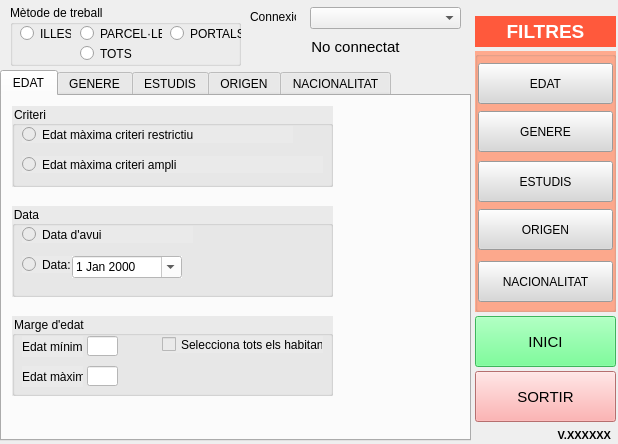
<?xml version="1.0" encoding="UTF-8"?>
<ui version="4.0">
 <class>TaulaResumDialogBase</class>
 <widget class="QDialog" name="TaulaResumDialogBase">
  <property name="enabled">
   <bool>true</bool>
  </property>
  <property name="geometry">
   <rect>
    <x>0</x>
    <y>0</y>
    <width>618</width>
    <height>444</height>
   </rect>
  </property>
  <property name="sizePolicy">
   <sizepolicy hsizetype="Fixed" vsizetype="Fixed">
    <horstretch>0</horstretch>
    <verstretch>0</verstretch>
   </sizepolicy>
  </property>
  <property name="minimumSize">
   <size>
    <width>618</width>
    <height>444</height>
   </size>
  </property>
  <property name="maximumSize">
   <size>
    <width>618</width>
    <height>444</height>
   </size>
  </property>
  <property name="windowTitle">
   <string>TaulaResum</string>
  </property>
  <property name="windowIcon">
   <iconset>
    <normaloff>icon.png</normaloff>icon.png</iconset>
  </property>
  <property name="sizeGripEnabled">
   <bool>false</bool>
  </property>
  <widget class="QTabWidget" name="GrupPestanyes">
   <property name="geometry">
    <rect>
     <x>0</x>
     <y>70</y>
     <width>471</width>
     <height>371</height>
    </rect>
   </property>
   <property name="currentIndex">
    <number>0</number>
   </property>
   <property name="iconSize">
    <size>
     <width>16</width>
     <height>16</height>
    </size>
   </property>
   <widget class="QWidget" name="EDAT">
    <attribute name="title">
     <string>EDAT</string>
    </attribute>
    <widget class="QGroupBox" name="grupCriteri">
     <property name="geometry">
      <rect>
       <x>10</x>
       <y>10</y>
       <width>321</width>
       <height>81</height>
      </rect>
     </property>
     <property name="styleSheet">
      <string notr="true">background-color: rgb(234, 234, 234);</string>
     </property>
     <property name="title">
      <string>Criteri</string>
     </property>
     <widget class="QRadioButton" name="btoEdatRestrictiu">
      <property name="geometry">
       <rect>
        <x>10</x>
        <y>20</y>
        <width>271</width>
        <height>17</height>
       </rect>
      </property>
      <property name="text">
       <string>Edat màxima criteri restrictiu</string>
      </property>
     </widget>
     <widget class="QRadioButton" name="btoEdatAmpli">
      <property name="geometry">
       <rect>
        <x>10</x>
        <y>50</y>
        <width>301</width>
        <height>17</height>
       </rect>
      </property>
      <property name="text">
       <string>Edat màxima criteri ampli</string>
      </property>
     </widget>
    </widget>
    <widget class="QGroupBox" name="grupData">
     <property name="geometry">
      <rect>
       <x>10</x>
       <y>110</y>
       <width>321</width>
       <height>91</height>
      </rect>
     </property>
     <property name="styleSheet">
      <string notr="true">background-color: rgb(234, 234, 234);</string>
     </property>
     <property name="title">
      <string>Data</string>
     </property>
     <widget class="QRadioButton" name="btoDataAvui">
      <property name="geometry">
       <rect>
        <x>10</x>
        <y>20</y>
        <width>171</width>
        <height>17</height>
       </rect>
      </property>
      <property name="text">
       <string>Data d'avui</string>
      </property>
     </widget>
     <widget class="QRadioButton" name="btoData">
      <property name="geometry">
       <rect>
        <x>10</x>
        <y>50</y>
        <width>61</width>
        <height>17</height>
       </rect>
      </property>
      <property name="text">
       <string>Data:</string>
      </property>
     </widget>
     <widget class="QDateEdit" name="data">
      <property name="geometry">
       <rect>
        <x>60</x>
        <y>50</y>
        <width>110</width>
        <height>22</height>
       </rect>
      </property>
      <property name="autoFillBackground">
       <bool>true</bool>
      </property>
      <property name="styleSheet">
       <string notr="true">background-color: rgb(255, 255, 255);
color: rgb(0, 0, 0);</string>
      </property>
      <property name="calendarPopup">
       <bool>true</bool>
      </property>
     </widget>
    </widget>
    <widget class="QGroupBox" name="grupMarge">
     <property name="geometry">
      <rect>
       <x>10</x>
       <y>220</y>
       <width>321</width>
       <height>80</height>
      </rect>
     </property>
     <property name="styleSheet">
      <string notr="true">background-color: rgb(234, 234, 234);</string>
     </property>
     <property name="title">
      <string>Marge d'edat</string>
     </property>
     <widget class="QLineEdit" name="txtEdatMin">
      <property name="geometry">
       <rect>
        <x>75</x>
        <y>20</y>
        <width>31</width>
        <height>20</height>
       </rect>
      </property>
      <property name="styleSheet">
       <string notr="true">background-color: rgb(255, 255, 255);</string>
      </property>
     </widget>
     <widget class="QLabel" name="label_4">
      <property name="geometry">
       <rect>
        <x>10</x>
        <y>20</y>
        <width>61</width>
        <height>21</height>
       </rect>
      </property>
      <property name="text">
       <string>Edat mínima</string>
      </property>
     </widget>
     <widget class="QLabel" name="label_5">
      <property name="geometry">
       <rect>
        <x>10</x>
        <y>50</y>
        <width>61</width>
        <height>21</height>
       </rect>
      </property>
      <property name="text">
       <string>Edat màxima</string>
      </property>
     </widget>
     <widget class="QLineEdit" name="txtEdatMax">
      <property name="enabled">
       <bool>true</bool>
      </property>
      <property name="geometry">
       <rect>
        <x>75</x>
        <y>50</y>
        <width>31</width>
        <height>20</height>
       </rect>
      </property>
      <property name="styleSheet">
       <string notr="true">background-color: rgb(255, 255, 255);</string>
      </property>
     </widget>
     <widget class="QCheckBox" name="Tots_els_habitants">
      <property name="geometry">
       <rect>
        <x>150</x>
        <y>20</y>
        <width>161</width>
        <height>17</height>
       </rect>
      </property>
      <property name="text">
       <string>Selecciona tots els habitants</string>
      </property>
     </widget>
    </widget>
   </widget>
   <widget class="QWidget" name="GENERE">
    <attribute name="title">
     <string>GENERE</string>
    </attribute>
    <widget class="QPushButton" name="btoHome">
     <property name="geometry">
      <rect>
       <x>130</x>
       <y>50</y>
       <width>171</width>
       <height>81</height>
      </rect>
     </property>
     <property name="font">
      <font>
       <pointsize>14</pointsize>
       <weight>75</weight>
       <bold>true</bold>
      </font>
     </property>
     <property name="text">
      <string>HOME</string>
     </property>
     <property name="checkable">
      <bool>true</bool>
     </property>
     <property name="autoExclusive">
      <bool>false</bool>
     </property>
    </widget>
    <widget class="QPushButton" name="btoDona">
     <property name="geometry">
      <rect>
       <x>130</x>
       <y>180</y>
       <width>171</width>
       <height>81</height>
      </rect>
     </property>
     <property name="font">
      <font>
       <pointsize>12</pointsize>
       <weight>75</weight>
       <bold>true</bold>
      </font>
     </property>
     <property name="text">
      <string>DONA</string>
     </property>
     <property name="checkable">
      <bool>true</bool>
     </property>
     <property name="autoExclusive">
      <bool>false</bool>
     </property>
    </widget>
   </widget>
   <widget class="QWidget" name="ESTUDIS">
    <attribute name="title">
     <string>ESTUDIS</string>
    </attribute>
    <widget class="QListWidget" name="llistaEstudis">
     <property name="geometry">
      <rect>
       <x>150</x>
       <y>10</y>
       <width>171</width>
       <height>331</height>
      </rect>
     </property>
     <property name="selectionMode">
      <enum>QAbstractItemView::ExtendedSelection</enum>
     </property>
    </widget>
   </widget>
   <widget class="QWidget" name="ORIGEN">
    <attribute name="title">
     <string>ORIGEN</string>
    </attribute>
    <widget class="QRadioButton" name="btoPais">
     <property name="geometry">
      <rect>
       <x>20</x>
       <y>20</y>
       <width>82</width>
       <height>17</height>
      </rect>
     </property>
     <property name="text">
      <string>PAIS</string>
     </property>
    </widget>
    <widget class="QRadioButton" name="btoZones">
     <property name="geometry">
      <rect>
       <x>160</x>
       <y>20</y>
       <width>141</width>
       <height>17</height>
      </rect>
     </property>
     <property name="text">
      <string>ZONES DE CONTINENTS</string>
     </property>
    </widget>
    <widget class="QRadioButton" name="btoEuropa27">
     <property name="geometry">
      <rect>
       <x>330</x>
       <y>20</y>
       <width>121</width>
       <height>20</height>
      </rect>
     </property>
     <property name="text">
      <string>EUROPA DELS 27</string>
     </property>
    </widget>
    <widget class="QListWidget" name="LlistaPais">
     <property name="geometry">
      <rect>
       <x>5</x>
       <y>50</y>
       <width>141</width>
       <height>221</height>
      </rect>
     </property>
     <property name="selectionMode">
      <enum>QAbstractItemView::ExtendedSelection</enum>
     </property>
    </widget>
    <widget class="QListWidget" name="LlistaZonesCont">
     <property name="geometry">
      <rect>
       <x>160</x>
       <y>50</y>
       <width>141</width>
       <height>221</height>
      </rect>
     </property>
     <property name="selectionMode">
      <enum>QAbstractItemView::ExtendedSelection</enum>
     </property>
    </widget>
    <widget class="QLabel" name="label_11">
     <property name="geometry">
      <rect>
       <x>320</x>
       <y>50</y>
       <width>46</width>
       <height>16</height>
      </rect>
     </property>
     <property name="text">
      <string>Alemanya</string>
     </property>
    </widget>
    <widget class="QLabel" name="label_12">
     <property name="geometry">
      <rect>
       <x>320</x>
       <y>70</y>
       <width>46</width>
       <height>16</height>
      </rect>
     </property>
     <property name="text">
      <string>Àustria</string>
     </property>
    </widget>
    <widget class="QLabel" name="label_13">
     <property name="geometry">
      <rect>
       <x>320</x>
       <y>90</y>
       <width>46</width>
       <height>16</height>
      </rect>
     </property>
     <property name="text">
      <string>Bèlgica</string>
     </property>
    </widget>
    <widget class="QLabel" name="label_14">
     <property name="geometry">
      <rect>
       <x>320</x>
       <y>110</y>
       <width>46</width>
       <height>16</height>
      </rect>
     </property>
     <property name="text">
      <string>Bulgària</string>
     </property>
    </widget>
    <widget class="QLabel" name="label_15">
     <property name="geometry">
      <rect>
       <x>320</x>
       <y>150</y>
       <width>61</width>
       <height>16</height>
      </rect>
     </property>
     <property name="text">
      <string>Dinamarca</string>
     </property>
    </widget>
    <widget class="QLabel" name="label_16">
     <property name="geometry">
      <rect>
       <x>320</x>
       <y>170</y>
       <width>61</width>
       <height>16</height>
      </rect>
     </property>
     <property name="text">
      <string>Eslovàquia</string>
     </property>
    </widget>
    <widget class="QLabel" name="label_17">
     <property name="geometry">
      <rect>
       <x>320</x>
       <y>190</y>
       <width>51</width>
       <height>16</height>
      </rect>
     </property>
     <property name="text">
      <string>Eslovènia</string>
     </property>
    </widget>
    <widget class="QLabel" name="label_18">
     <property name="geometry">
      <rect>
       <x>320</x>
       <y>230</y>
       <width>46</width>
       <height>16</height>
      </rect>
     </property>
     <property name="text">
      <string>Estònia</string>
     </property>
    </widget>
    <widget class="QLabel" name="label_19">
     <property name="geometry">
      <rect>
       <x>320</x>
       <y>270</y>
       <width>46</width>
       <height>16</height>
      </rect>
     </property>
     <property name="text">
      <string>França</string>
     </property>
    </widget>
    <widget class="QLabel" name="label_20">
     <property name="geometry">
      <rect>
       <x>320</x>
       <y>250</y>
       <width>46</width>
       <height>16</height>
      </rect>
     </property>
     <property name="text">
      <string>Finlàndia</string>
     </property>
    </widget>
    <widget class="QLabel" name="label_21">
     <property name="geometry">
      <rect>
       <x>320</x>
       <y>210</y>
       <width>46</width>
       <height>16</height>
      </rect>
     </property>
     <property name="text">
      <string>Espanya</string>
     </property>
    </widget>
    <widget class="QLabel" name="label_35">
     <property name="geometry">
      <rect>
       <x>320</x>
       <y>130</y>
       <width>46</width>
       <height>16</height>
      </rect>
     </property>
     <property name="text">
      <string>Croàcia</string>
     </property>
    </widget>
    <widget class="QLabel" name="label_36">
     <property name="geometry">
      <rect>
       <x>320</x>
       <y>310</y>
       <width>46</width>
       <height>16</height>
      </rect>
     </property>
     <property name="text">
      <string>Hongria</string>
     </property>
    </widget>
    <widget class="QLabel" name="label_37">
     <property name="geometry">
      <rect>
       <x>320</x>
       <y>290</y>
       <width>46</width>
       <height>16</height>
      </rect>
     </property>
     <property name="text">
      <string>Grècia</string>
     </property>
    </widget>
    <widget class="QLabel" name="label_38">
     <property name="geometry">
      <rect>
       <x>390</x>
       <y>170</y>
       <width>71</width>
       <height>16</height>
      </rect>
     </property>
     <property name="text">
      <string>Països Baixos</string>
     </property>
    </widget>
    <widget class="QLabel" name="label_39">
     <property name="geometry">
      <rect>
       <x>390</x>
       <y>290</y>
       <width>46</width>
       <height>16</height>
      </rect>
     </property>
     <property name="text">
      <string>Xipre</string>
     </property>
    </widget>
    <widget class="QLabel" name="label_40">
     <property name="geometry">
      <rect>
       <x>390</x>
       <y>230</y>
       <width>46</width>
       <height>16</height>
      </rect>
     </property>
     <property name="text">
      <string>R. Txeca</string>
     </property>
    </widget>
    <widget class="QLabel" name="label_42">
     <property name="geometry">
      <rect>
       <x>390</x>
       <y>50</y>
       <width>46</width>
       <height>16</height>
      </rect>
     </property>
     <property name="text">
      <string>Irlanda</string>
     </property>
    </widget>
    <widget class="QLabel" name="label_43">
     <property name="geometry">
      <rect>
       <x>390</x>
       <y>150</y>
       <width>46</width>
       <height>16</height>
      </rect>
     </property>
     <property name="text">
      <string>Malta</string>
     </property>
    </widget>
    <widget class="QLabel" name="label_44">
     <property name="geometry">
      <rect>
       <x>390</x>
       <y>70</y>
       <width>46</width>
       <height>16</height>
      </rect>
     </property>
     <property name="text">
      <string>Itàlia</string>
     </property>
    </widget>
    <widget class="QLabel" name="label_45">
     <property name="geometry">
      <rect>
       <x>390</x>
       <y>130</y>
       <width>61</width>
       <height>16</height>
      </rect>
     </property>
     <property name="text">
      <string>Luxemburg</string>
     </property>
    </widget>
    <widget class="QLabel" name="label_46">
     <property name="geometry">
      <rect>
       <x>390</x>
       <y>190</y>
       <width>46</width>
       <height>16</height>
      </rect>
     </property>
     <property name="text">
      <string>Polònia</string>
     </property>
    </widget>
    <widget class="QLabel" name="label_47">
     <property name="geometry">
      <rect>
       <x>390</x>
       <y>270</y>
       <width>46</width>
       <height>16</height>
      </rect>
     </property>
     <property name="text">
      <string>Suècia</string>
     </property>
    </widget>
    <widget class="QLabel" name="label_48">
     <property name="geometry">
      <rect>
       <x>390</x>
       <y>90</y>
       <width>46</width>
       <height>16</height>
      </rect>
     </property>
     <property name="text">
      <string>Letònia</string>
     </property>
    </widget>
    <widget class="QLabel" name="label_49">
     <property name="geometry">
      <rect>
       <x>390</x>
       <y>210</y>
       <width>46</width>
       <height>16</height>
      </rect>
     </property>
     <property name="text">
      <string>Portugal</string>
     </property>
    </widget>
    <widget class="QLabel" name="label_50">
     <property name="geometry">
      <rect>
       <x>390</x>
       <y>110</y>
       <width>46</width>
       <height>16</height>
      </rect>
     </property>
     <property name="text">
      <string>Lituània</string>
     </property>
    </widget>
    <widget class="QLabel" name="label_51">
     <property name="geometry">
      <rect>
       <x>390</x>
       <y>250</y>
       <width>51</width>
       <height>16</height>
      </rect>
     </property>
     <property name="text">
      <string>Romania</string>
     </property>
    </widget>
   </widget>
   <widget class="QWidget" name="NACIONALITAT">
    <attribute name="title">
     <string>NACIONALITAT</string>
    </attribute>
    <widget class="QRadioButton" name="btoEuropa27_3">
     <property name="geometry">
      <rect>
       <x>330</x>
       <y>20</y>
       <width>121</width>
       <height>20</height>
      </rect>
     </property>
     <property name="text">
      <string>EUROPA DELS 27</string>
     </property>
    </widget>
    <widget class="QLabel" name="label_52">
     <property name="geometry">
      <rect>
       <x>390</x>
       <y>110</y>
       <width>46</width>
       <height>16</height>
      </rect>
     </property>
     <property name="text">
      <string>Lituània</string>
     </property>
    </widget>
    <widget class="QLabel" name="label_53">
     <property name="geometry">
      <rect>
       <x>320</x>
       <y>190</y>
       <width>51</width>
       <height>16</height>
      </rect>
     </property>
     <property name="text">
      <string>Eslovènia</string>
     </property>
    </widget>
    <widget class="QLabel" name="label_54">
     <property name="geometry">
      <rect>
       <x>320</x>
       <y>110</y>
       <width>46</width>
       <height>16</height>
      </rect>
     </property>
     <property name="text">
      <string>Bulgària</string>
     </property>
    </widget>
    <widget class="QLabel" name="label_55">
     <property name="geometry">
      <rect>
       <x>390</x>
       <y>190</y>
       <width>46</width>
       <height>16</height>
      </rect>
     </property>
     <property name="text">
      <string>Polònia</string>
     </property>
    </widget>
    <widget class="QLabel" name="label_57">
     <property name="geometry">
      <rect>
       <x>320</x>
       <y>70</y>
       <width>46</width>
       <height>16</height>
      </rect>
     </property>
     <property name="text">
      <string>Àustria</string>
     </property>
    </widget>
    <widget class="QLabel" name="label_58">
     <property name="geometry">
      <rect>
       <x>320</x>
       <y>130</y>
       <width>46</width>
       <height>16</height>
      </rect>
     </property>
     <property name="text">
      <string>Croàcia</string>
     </property>
    </widget>
    <widget class="QLabel" name="label_59">
     <property name="geometry">
      <rect>
       <x>320</x>
       <y>50</y>
       <width>46</width>
       <height>16</height>
      </rect>
     </property>
     <property name="text">
      <string>Alemanya</string>
     </property>
    </widget>
    <widget class="QLabel" name="label_60">
     <property name="geometry">
      <rect>
       <x>320</x>
       <y>310</y>
       <width>46</width>
       <height>16</height>
      </rect>
     </property>
     <property name="text">
      <string>Hongria</string>
     </property>
    </widget>
    <widget class="QLabel" name="label_61">
     <property name="geometry">
      <rect>
       <x>390</x>
       <y>250</y>
       <width>51</width>
       <height>16</height>
      </rect>
     </property>
     <property name="text">
      <string>Romania</string>
     </property>
    </widget>
    <widget class="QLabel" name="label_62">
     <property name="geometry">
      <rect>
       <x>390</x>
       <y>130</y>
       <width>61</width>
       <height>16</height>
      </rect>
     </property>
     <property name="text">
      <string>Luxemburg</string>
     </property>
    </widget>
    <widget class="QLabel" name="label_63">
     <property name="geometry">
      <rect>
       <x>320</x>
       <y>250</y>
       <width>46</width>
       <height>16</height>
      </rect>
     </property>
     <property name="text">
      <string>Finlàndia</string>
     </property>
    </widget>
    <widget class="QListWidget" name="LlistaPais2">
     <property name="geometry">
      <rect>
       <x>5</x>
       <y>50</y>
       <width>141</width>
       <height>221</height>
      </rect>
     </property>
     <property name="selectionMode">
      <enum>QAbstractItemView::ExtendedSelection</enum>
     </property>
    </widget>
    <widget class="QLabel" name="label_64">
     <property name="geometry">
      <rect>
       <x>320</x>
       <y>270</y>
       <width>46</width>
       <height>16</height>
      </rect>
     </property>
     <property name="text">
      <string>França</string>
     </property>
    </widget>
    <widget class="QLabel" name="label_65">
     <property name="geometry">
      <rect>
       <x>390</x>
       <y>210</y>
       <width>46</width>
       <height>16</height>
      </rect>
     </property>
     <property name="text">
      <string>Portugal</string>
     </property>
    </widget>
    <widget class="QLabel" name="label_66">
     <property name="geometry">
      <rect>
       <x>320</x>
       <y>170</y>
       <width>61</width>
       <height>16</height>
      </rect>
     </property>
     <property name="text">
      <string>Eslovàquia</string>
     </property>
    </widget>
    <widget class="QLabel" name="label_67">
     <property name="geometry">
      <rect>
       <x>390</x>
       <y>230</y>
       <width>46</width>
       <height>16</height>
      </rect>
     </property>
     <property name="text">
      <string>R. Txeca</string>
     </property>
    </widget>
    <widget class="QLabel" name="label_68">
     <property name="geometry">
      <rect>
       <x>390</x>
       <y>70</y>
       <width>46</width>
       <height>16</height>
      </rect>
     </property>
     <property name="text">
      <string>Itàlia</string>
     </property>
    </widget>
    <widget class="QLabel" name="label_69">
     <property name="geometry">
      <rect>
       <x>390</x>
       <y>90</y>
       <width>46</width>
       <height>16</height>
      </rect>
     </property>
     <property name="text">
      <string>Letònia</string>
     </property>
    </widget>
    <widget class="QLabel" name="label_70">
     <property name="geometry">
      <rect>
       <x>390</x>
       <y>270</y>
       <width>46</width>
       <height>16</height>
      </rect>
     </property>
     <property name="text">
      <string>Suècia</string>
     </property>
    </widget>
    <widget class="QListWidget" name="LlistaZonesCont2">
     <property name="geometry">
      <rect>
       <x>160</x>
       <y>50</y>
       <width>141</width>
       <height>221</height>
      </rect>
     </property>
     <property name="selectionMode">
      <enum>QAbstractItemView::ExtendedSelection</enum>
     </property>
    </widget>
    <widget class="QLabel" name="label_71">
     <property name="geometry">
      <rect>
       <x>320</x>
       <y>150</y>
       <width>61</width>
       <height>16</height>
      </rect>
     </property>
     <property name="text">
      <string>Dinamarca</string>
     </property>
    </widget>
    <widget class="QLabel" name="label_72">
     <property name="geometry">
      <rect>
       <x>390</x>
       <y>150</y>
       <width>46</width>
       <height>16</height>
      </rect>
     </property>
     <property name="text">
      <string>Malta</string>
     </property>
    </widget>
    <widget class="QLabel" name="label_73">
     <property name="geometry">
      <rect>
       <x>390</x>
       <y>290</y>
       <width>46</width>
       <height>16</height>
      </rect>
     </property>
     <property name="text">
      <string>Xipre</string>
     </property>
    </widget>
    <widget class="QLabel" name="label_74">
     <property name="geometry">
      <rect>
       <x>390</x>
       <y>170</y>
       <width>71</width>
       <height>16</height>
      </rect>
     </property>
     <property name="text">
      <string>Països Baixos</string>
     </property>
    </widget>
    <widget class="QRadioButton" name="btoZones_3">
     <property name="geometry">
      <rect>
       <x>160</x>
       <y>20</y>
       <width>141</width>
       <height>17</height>
      </rect>
     </property>
     <property name="text">
      <string>ZONES DE CONTINENTS</string>
     </property>
    </widget>
    <widget class="QRadioButton" name="btoPais_3">
     <property name="geometry">
      <rect>
       <x>20</x>
       <y>20</y>
       <width>82</width>
       <height>17</height>
      </rect>
     </property>
     <property name="text">
      <string>PAIS</string>
     </property>
    </widget>
    <widget class="QLabel" name="label_75">
     <property name="geometry">
      <rect>
       <x>320</x>
       <y>230</y>
       <width>46</width>
       <height>16</height>
      </rect>
     </property>
     <property name="text">
      <string>Estònia</string>
     </property>
    </widget>
    <widget class="QLabel" name="label_76">
     <property name="geometry">
      <rect>
       <x>320</x>
       <y>290</y>
       <width>46</width>
       <height>16</height>
      </rect>
     </property>
     <property name="text">
      <string>Grècia</string>
     </property>
    </widget>
    <widget class="QLabel" name="label_77">
     <property name="geometry">
      <rect>
       <x>390</x>
       <y>50</y>
       <width>46</width>
       <height>16</height>
      </rect>
     </property>
     <property name="text">
      <string>Irlanda</string>
     </property>
    </widget>
    <widget class="QLabel" name="label_78">
     <property name="geometry">
      <rect>
       <x>320</x>
       <y>210</y>
       <width>46</width>
       <height>16</height>
      </rect>
     </property>
     <property name="text">
      <string>Espanya</string>
     </property>
    </widget>
    <widget class="QLabel" name="label_79">
     <property name="geometry">
      <rect>
       <x>320</x>
       <y>90</y>
       <width>46</width>
       <height>16</height>
      </rect>
     </property>
     <property name="text">
      <string>Bèlgica</string>
     </property>
    </widget>
   </widget>
  </widget>
  <widget class="QGroupBox" name="Metodes">
   <property name="geometry">
    <rect>
     <x>10</x>
     <y>5</y>
     <width>231</width>
     <height>61</height>
    </rect>
   </property>
   <property name="title">
    <string>Mètode de treball</string>
   </property>
   <widget class="QRadioButton" name="ILLES">
    <property name="geometry">
     <rect>
      <x>10</x>
      <y>20</y>
      <width>51</width>
      <height>17</height>
     </rect>
    </property>
    <property name="text">
     <string>ILLES</string>
    </property>
   </widget>
   <widget class="QRadioButton" name="PARCELES">
    <property name="geometry">
     <rect>
      <x>70</x>
      <y>20</y>
      <width>82</width>
      <height>17</height>
     </rect>
    </property>
    <property name="text">
     <string>PARCEL·LES</string>
    </property>
   </widget>
   <widget class="QRadioButton" name="PORTALS">
    <property name="geometry">
     <rect>
      <x>160</x>
      <y>20</y>
      <width>71</width>
      <height>17</height>
     </rect>
    </property>
    <property name="text">
     <string>PORTALS</string>
    </property>
   </widget>
   <widget class="QRadioButton" name="TOTS">
    <property name="geometry">
     <rect>
      <x>70</x>
      <y>40</y>
      <width>82</width>
      <height>17</height>
     </rect>
    </property>
    <property name="text">
     <string>TOTS</string>
    </property>
   </widget>
  </widget>
  <widget class="QComboBox" name="comboConnexions">
   <property name="geometry">
    <rect>
     <x>310</x>
     <y>7</y>
     <width>151</width>
     <height>22</height>
    </rect>
   </property>
  </widget>
  <widget class="QLabel" name="Connexio">
   <property name="geometry">
    <rect>
     <x>250</x>
     <y>10</y>
     <width>46</width>
     <height>13</height>
    </rect>
   </property>
   <property name="text">
    <string>Connexió</string>
   </property>
  </widget>
  <widget class="QGroupBox" name="grupFiltres">
   <property name="geometry">
    <rect>
     <x>475</x>
     <y>51</y>
     <width>141</width>
     <height>261</height>
    </rect>
   </property>
   <property name="styleSheet">
    <string notr="true">background-color: rgb(255, 170, 142);</string>
   </property>
   <property name="title">
    <string/>
   </property>
   <widget class="QPushButton" name="btoEDAT">
    <property name="geometry">
     <rect>
      <x>3</x>
      <y>12</y>
      <width>135</width>
      <height>41</height>
     </rect>
    </property>
    <property name="styleSheet">
     <string notr="true">background-color: rgb(216, 216, 216);</string>
    </property>
    <property name="text">
     <string>EDAT</string>
    </property>
    <property name="checkable">
     <bool>true</bool>
    </property>
   </widget>
   <widget class="QPushButton" name="btoGENERE">
    <property name="geometry">
     <rect>
      <x>3</x>
      <y>60</y>
      <width>135</width>
      <height>41</height>
     </rect>
    </property>
    <property name="styleSheet">
     <string notr="true">background-color: rgb(216, 216, 216);</string>
    </property>
    <property name="text">
     <string>GENERE</string>
    </property>
    <property name="checkable">
     <bool>true</bool>
    </property>
   </widget>
   <widget class="QPushButton" name="btoORIGEN">
    <property name="geometry">
     <rect>
      <x>3</x>
      <y>158</y>
      <width>135</width>
      <height>41</height>
     </rect>
    </property>
    <property name="styleSheet">
     <string notr="true">background-color: rgb(216, 216, 216);</string>
    </property>
    <property name="text">
     <string>ORIGEN</string>
    </property>
    <property name="checkable">
     <bool>true</bool>
    </property>
   </widget>
   <widget class="QPushButton" name="btoESTUDIS">
    <property name="geometry">
     <rect>
      <x>3</x>
      <y>110</y>
      <width>135</width>
      <height>41</height>
     </rect>
    </property>
    <property name="styleSheet">
     <string notr="true">background-color: rgb(216, 216, 216);</string>
    </property>
    <property name="text">
     <string>ESTUDIS</string>
    </property>
    <property name="checkable">
     <bool>true</bool>
    </property>
   </widget>
   <widget class="QPushButton" name="btoNACIONALITAT">
    <property name="geometry">
     <rect>
      <x>3</x>
      <y>210</y>
      <width>135</width>
      <height>41</height>
     </rect>
    </property>
    <property name="styleSheet">
     <string notr="true">background-color: rgb(216, 216, 216);</string>
    </property>
    <property name="text">
     <string>NACIONALITAT</string>
    </property>
    <property name="checkable">
     <bool>true</bool>
    </property>
   </widget>
  </widget>
  <widget class="QLabel" name="lblFiltres">
   <property name="geometry">
    <rect>
     <x>475</x>
     <y>16</y>
     <width>141</width>
     <height>31</height>
    </rect>
   </property>
   <property name="font">
    <font>
     <family>MS Shell Dlg 2</family>
     <pointsize>14</pointsize>
     <weight>75</weight>
     <italic>false</italic>
     <bold>true</bold>
    </font>
   </property>
   <property name="whatsThis">
    <string>&lt;html&gt;&lt;head/&gt;&lt;body&gt;&lt;p align=&quot;center&quot;&gt;&lt;br/&gt;&lt;/p&gt;&lt;/body&gt;&lt;/html&gt;</string>
   </property>
   <property name="styleSheet">
    <string notr="true">background-color: rgb(255, 89, 60);
color: rgb(255, 255, 255);</string>
   </property>
   <property name="text">
    <string>FILTRES</string>
   </property>
   <property name="alignment">
    <set>Qt::AlignCenter</set>
   </property>
  </widget>
  <widget class="QPushButton" name="btoCrearTaula">
   <property name="geometry">
    <rect>
     <x>475</x>
     <y>316</y>
     <width>141</width>
     <height>51</height>
    </rect>
   </property>
   <property name="font">
    <font>
     <pointsize>11</pointsize>
    </font>
   </property>
   <property name="styleSheet">
    <string notr="true">background-color: rgb(85, 255, 127);</string>
   </property>
   <property name="text">
    <string>INICI</string>
   </property>
  </widget>
  <widget class="QPushButton" name="btoSortir">
   <property name="geometry">
    <rect>
     <x>475</x>
     <y>371</y>
     <width>141</width>
     <height>51</height>
    </rect>
   </property>
   <property name="font">
    <font>
     <pointsize>11</pointsize>
    </font>
   </property>
   <property name="styleSheet">
    <string notr="true">background-color: rgb(255, 156, 156);</string>
   </property>
   <property name="text">
    <string>SORTIR</string>
   </property>
  </widget>
  <widget class="QLabel" name="versio">
   <property name="geometry">
    <rect>
     <x>520</x>
     <y>420</y>
     <width>91</width>
     <height>31</height>
    </rect>
   </property>
   <property name="font">
    <font>
     <family>MS Shell Dlg 2</family>
     <pointsize>8</pointsize>
     <weight>75</weight>
     <italic>false</italic>
     <bold>true</bold>
    </font>
   </property>
   <property name="styleSheet">
    <string notr="true"/>
   </property>
   <property name="text">
    <string>V.XXXXXX</string>
   </property>
   <property name="alignment">
    <set>Qt::AlignRight|Qt::AlignTrailing|Qt::AlignVCenter</set>
   </property>
  </widget>
  <widget class="QLabel" name="lblEstatConn">
   <property name="geometry">
    <rect>
     <x>250</x>
     <y>36</y>
     <width>211</width>
     <height>21</height>
    </rect>
   </property>
   <property name="font">
    <font>
     <pointsize>11</pointsize>
    </font>
   </property>
   <property name="text">
    <string>No connectat</string>
   </property>
   <property name="alignment">
    <set>Qt::AlignCenter</set>
   </property>
  </widget>
 </widget>
 <resources/>
 <connections/>
</ui>
